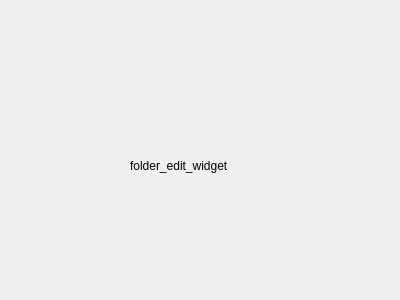
<?xml version="1.0" encoding="UTF-8"?>
<ui version="4.0">
 <class>sci_ui_folder_edit_widget</class>
 <widget class="QWidget" name="sci_ui_folder_edit_widget">
  <property name="geometry">
   <rect>
    <x>0</x>
    <y>0</y>
    <width>400</width>
    <height>300</height>
   </rect>
  </property>
  <property name="windowTitle">
   <string>Form</string>
  </property>
  <widget class="QLabel" name="label">
   <property name="geometry">
    <rect>
     <x>130</x>
     <y>140</y>
     <width>161</width>
     <height>51</height>
    </rect>
   </property>
   <property name="text">
    <string>folder_edit_widget</string>
   </property>
  </widget>
 </widget>
 <resources/>
 <connections/>
</ui>
